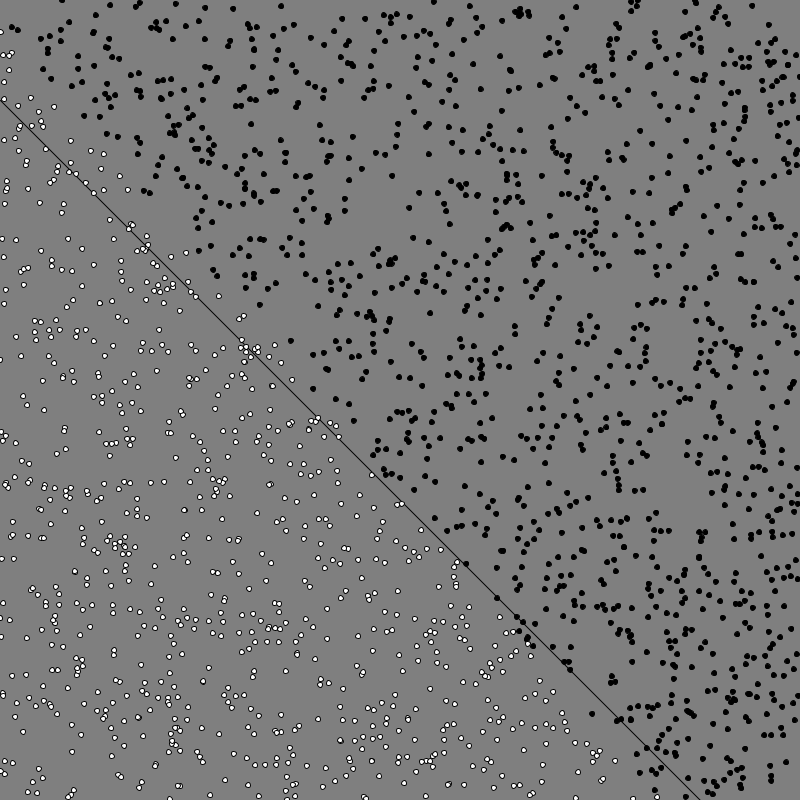
Frame 1 (no input)
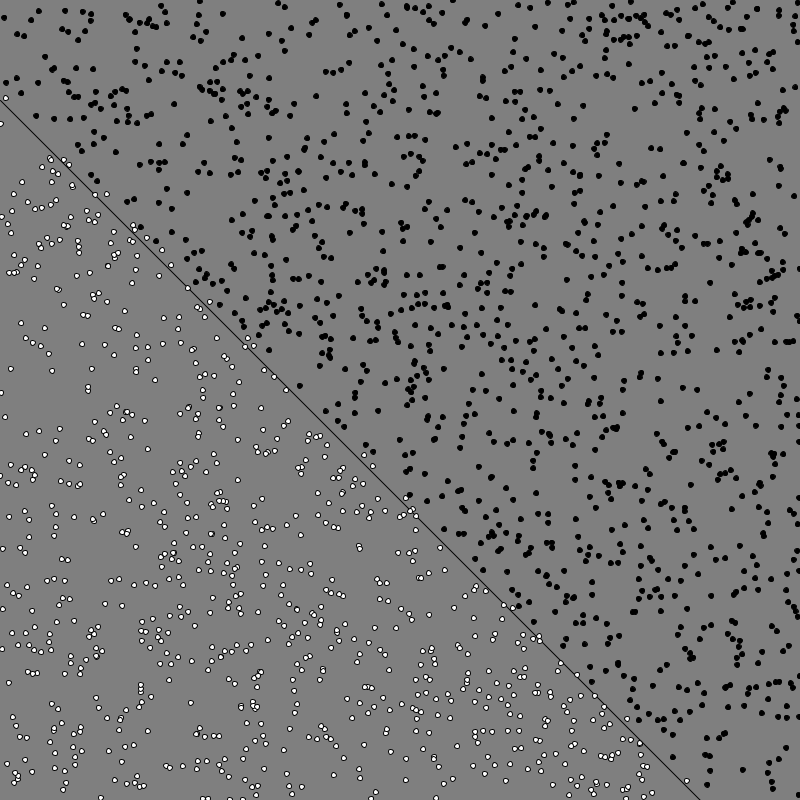
Frame 60 (the mouse pressed at the canvas centre just before this capture)
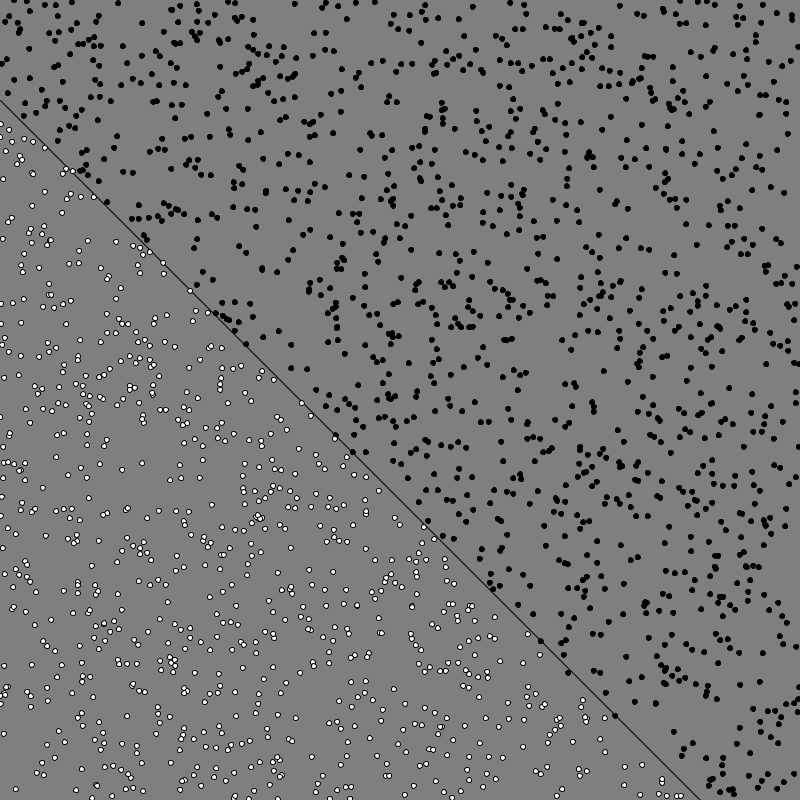
Frame 120 (the mouse held since frame 60 and released just before this capture)

The Processing sketch that drew these frames (run headless with seeded random() and noise(); from frame 60 on, the mouse is pressed at the canvas centre):

// Processing sketch: Perceptron
// ── Perceptron.pde
Neuron perceptron; //create a new Neuron object
ArrayList<Point> points; // Create an ArrayList to store the points that will be drawn
ArrayList<ArrayList> tests; //Create a new ArrayList to store the tests

void setup() {
  size(800, 800);
  perceptron = new Neuron(); //Initialise the Neuron
  tests = new ArrayList(generate_tests()); //Fill the tests ArrayList with tests
  for (ArrayList<Float> test : tests ) { //For each test in tests
    float x = test.get(0); //x is the first value in the test
    float y = test.get(1); //y is the second value in the test
    float o = test.get(2); //o is the third value in the test (the correct answer)

    perceptron.train(x, y, o); //train the Neuron with these values
  }
}

void draw() {
  background(127); //set the background to be grey
  line(0, f(0), 800, f(800)); //draw the line
  points = new ArrayList<Point>(); //initialise the points ArrayList
  tests = new ArrayList(generate_tests()); //fill the tests ArrayList with new tests
  for (ArrayList<Float> test : tests ) { //for each test in tests
    float x = test.get(0); //x is the first value in the test
    float y = test.get(1); //y is the second value in the test
    float o = test.get(2); //o is the third value in the test (the output)

    perceptron.train(x, y, o); //train the Neuron with these values
  }

  for (ArrayList<Float> test : tests ) { //for each test in tests
    float x = test.get(0); //x is the first value of the test
    float y = test.get(1); //y is the seconf value of the test

    float o = perceptron.eval(x, y); //o is the output that the neuron gives with these inputs
    points.add(new Point(x, y, o)); //put a circle at this point, coloured based on the output
  }

  for (Point p : points) { //for each Point in the ArrayList points
    p.show(); //show the point
  }
}


ArrayList generate_tests() { //The function that generates tests
  ArrayList<ArrayList> tests = new ArrayList<ArrayList>(); //Create a new ArrayList called tests
  while (tests.size() < 2000) { //While the length of tests is less than 2000
    ArrayList<Float> test = new ArrayList<Float>(); //create a new ArrayList called test
    float x = random(width); //x is a random number between 0 and the width of the screen
    float y = random(height); //y is a random number between 0 and the height of the screen
    float o = 1; //set the correct answer to be 1

    if ( f(x) > y ) { // if the point is below the line
      o = -1; //set the correct answer to -1
    }
    test.add(x); //add x to the test
    test.add(y); //add y to the test
    test.add(o); //add the answer to the test
    tests.add(test); //add the test to the list of tests
  }

  return tests; //return the list of tests
}

float f(float x) { //The function that defines the line
  return x + 100; //A simple line
}
// ── Neuron.pde
class Neuron { //create a new Class called Neuron

  float wx; //the weighting of the x input
  float wy; //the weighting of the y input
  float wb; //the weighting of the bias
  float c; //constant that determines how fast the neuron can learn, bigger is faster but less precise
  float cb; //a separate learning constant for the bias, because it needs to be large

  Neuron() { //initialisation function for the neuron
    wx = random(-1, 1); //wx starts as a random number between -1 and 1
    wy = random(-1, 1); //wy starts as a random number between -1 and 1
    wb = random(-1, 1); //wb starts as a random number between -1 and 1
    c = 0.01; //learning constant is 0.01
    cb = 10; //learning constant is 10 for the bias
  }

  void train(float x, float y, float o) { //training function
    float e = o - eval(x, y); //the error is the correct answer - guess

    wx = wx + e * x * c; //wx is now wx + error * x * c
    wy = wy + e * y * c; //wy is now wy + error * y * c
    wb = wb + e * cb; //wb is now wb + error * cb
  }


  float sign(float i) { //function that returns 1 if input is positive and 0 if input is negative
    if (i > 0) { //if the input is positive
      return 1;
    } else { //if the input is negative (or 0)
      return -1;
    }
  }

  float eval (float x, float y) { //produces the output from two inputs
    float guess = ((x * wx) + (y * wy) + wb ); //guess is the sum of the inputs times their weights, plus the bias
    return sign(guess); //the output is the sign of guess
  }
}
// ── Point.pde
class Point { //create a class Point, to show points on the screen

  float x; //the x coordinate
  float y; //the y coordinate
  float o; //1 or -1 depending on the output of the Perceptron

  Point(float x_, float y_, float o_) { //initialisation function for Point
    x = x_; //x is the value specified
    y = y_; //y is the value specified
    o = map(o_, -1, 1, 0, 255); //o gets mapped to between 0 and 255, (black and white);
  }

  void show() { //function that shows the points
    fill(o); //the colour of the point
    ellipse(x, y, 5, 5); //draw an ellips at the x,y coordinates.
  }
}
